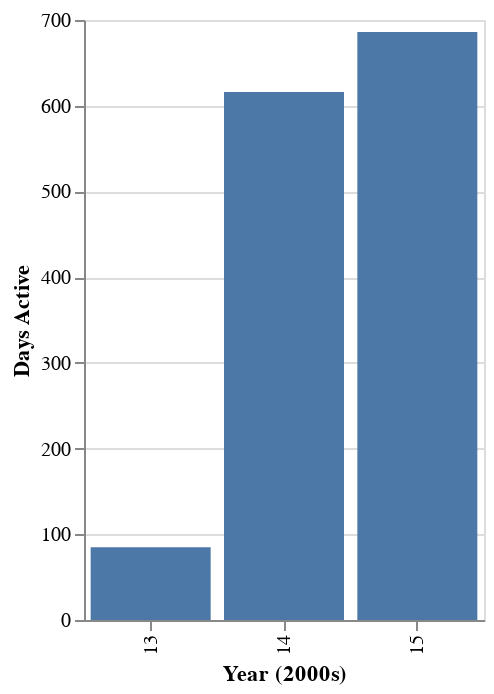

The notebook cell saved with this chart:
### Code cell
plot_barchat(business)

### Figure 1 — Vega-Lite specification as saved in the notebook (floating-point values rounded to 4 significant figures)
{"config": {"view": {"continuousWidth": 400, "continuousHeight": 300}}, "data": {"name": "data-e5029ea6adabf82009441fe2b8e30f47"}, "mark": "bar", "encoding": {"tooltip": [{"type": "nominal", "field": "BusinessName"}, {"type": "temporal", "field": "IssuedDate"}, {"type": "temporal", "field": "ExpiredDate"}, {"type": "quantitative", "field": "NumberofEmployees"}], "x": {"type": "nominal", "axis": {"title": "Year (2000s)", "titleColor": "black"}, "field": "FOLDERYEAR"}, "y": {"type": "quantitative", "axis": {"title": "Days Active", "titleColor": "black"}, "field": "DaysActive"}}, "height": 300, "width": 200, "$schema": "https://vega.github.io/schema/vega-lite/v4.8.1.json", "datasets": {"data-e5029ea6adabf82009441fe2b8e30f47": [{"FOLDERYEAR": 14, "LicenceRSN": 2180373, "LicenceNumber": "14-160220", "LicenceRevisionNumber": 0, "BusinessName": "Tamton Networking Inc", "BusinessTradeName": "Tam Ton Training", "Status": "Issued", "IssuedDate": "2014-02-26T00:00:00", "ExpiredDate": "2014-12-31T00:00:00", "BusinessType": "Instruction", "BusinessSubType": "Computer Instruction", "Unit": "2035", "UnitType": "Unit", "House": "88", "Street": "W PENDER ST", "City": "Vancouver", "Province": "BC", "Country": "CA", "PostalCode": "V6B 6N9", "LocalArea": "Downtown", "NumberofEmployees": 0.0, "FeePaid": 130.0, "ExtractDate": "2019-07-21T16:49:13-04:00", "Geom": "{\"type\": \"Point\", \"coordinates\": [-123.106751856679, 49.280289660285]}", "DaysActive": 308}, {"FOLDERYEAR": 15, "LicenceRSN": 2372970, "LicenceNumber": "15-143246", "LicenceRevisionNumber": 0, "BusinessName": "Tamton Networking Inc", "BusinessTradeName": "Tam Ton Training", "Status": "Issued", "IssuedDate": "2015-01-22T00:00:00", "ExpiredDate": "2015-12-31T00:00:00", "BusinessType": "Retail Dealer", "BusinessSubType": "Other", "Unit": "2035", "UnitType": "Unit", "House": "88", "Street": "W PENDER ST", "City": "Vancouver", "Province": "BC", "Country": "CA", "PostalCode": "V6B 6N9", "LocalArea": "Downtown", "NumberofEmployees": 4.0, "FeePaid": 173.0, "ExtractDate": "2019-07-21T16:49:16-04:00", "Geom": "{\"type\": \"Point\", \"coordinates\": [-123.106751856679, 49.280289660285]}", "DaysActive": 343}, {"FOLDERYEAR": 15, "LicenceRSN": 2354164, "LicenceNumber": "15-124452", "LicenceRevisionNumber": 0, "BusinessName": "Tamton Networking Inc", "BusinessTradeName": "Tam Ton Training", "Status": "Issued", "IssuedDate": "2015-01-22T00:00:00", "ExpiredDate": "2015-12-31T00:00:00", "BusinessType": "Instruction", "BusinessSubType": "Computer Instruction", "Unit": "2035", "UnitType": "Unit", "House": 88.0, "Street": "W PENDER ST", "City": "Vancouver", "Province": "BC", "Country": "CA", "PostalCode": "V6B 6N9", "LocalArea": "Downtown", "NumberofEmployees": 4.0, "FeePaid": 173.0, "ExtractDate": "2019-07-21T16:49:15-04:00", "Geom": "{\"type\": \"Point\", \"coordinates\": [-123.106751856679, 49.280289660285]}", "DaysActive": 343}, {"FOLDERYEAR": 14, "LicenceRSN": 2180371, "LicenceNumber": "14-160219", "LicenceRevisionNumber": 0, "BusinessName": "Tamton Networking Inc", "BusinessTradeName": "Tam Ton Training", "Status": "Issued", "IssuedDate": "2014-02-26T00:00:00", "ExpiredDate": "2014-12-31T00:00:00", "BusinessType": "Retail Dealer", "BusinessSubType": "Other", "Unit": "2035", "UnitType": "Unit", "House": 88.0, "Street": "W PENDER ST", "City": "Vancouver", "Province": "BC", "Country": "CA", "PostalCode": "V6B 6N9", "LocalArea": "Downtown", "NumberofEmployees": 0.0, "FeePaid": 130.0, "ExtractDate": "2019-07-21T16:49:13-04:00", "Geom": "{\"type\": \"Point\", \"coordinates\": [-123.106751856679, 49.280289660285]}", "DaysActive": 308}, {"FOLDERYEAR": 13, "LicenceRSN": 2100546, "LicenceNumber": "13-429330", "LicenceRevisionNumber": 0, "BusinessName": "Tamton Networking Inc", "BusinessTradeName": "Tamton Training", "Status": "Issued", "IssuedDate": "2013-10-07T00:00:00", "ExpiredDate": "2013-12-31T00:00:00", "BusinessType": "Office", "BusinessSubType": "Administration", "Unit": "160", "UnitType": "Unit", "House": "422", "Street": "RICHARDS ST", "City": "Vancouver", "Province": "BC", "Country": "CA", "PostalCode": "V6B 2Z4", "LocalArea": "Downtown", "NumberofEmployees": 0.0, "FeePaid": 82.0, "ExtractDate": "2019-07-21T16:49:09-04:00", "Geom": "{\"type\": \"Point\", \"coordinates\": [-123.111926364132, 49.2836865871596]}", "DaysActive": 85}]}}
